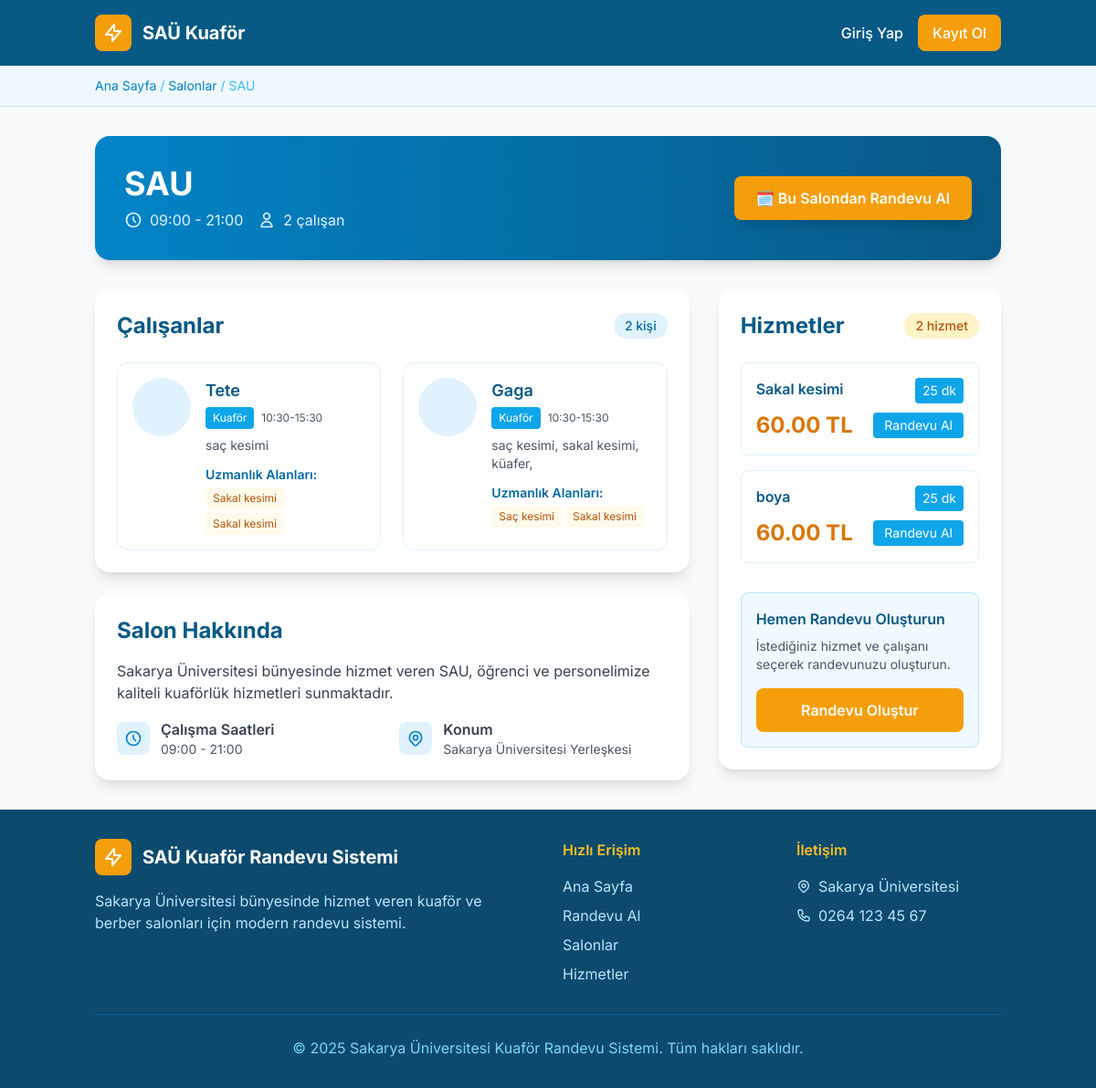
Page /salon/2/ on the committed database.
### salon/models.py (models this page shows, shortened)
class Salon(models.Model):
    name = models.CharField(max_length=100)
    working_start = models.TimeField()
    working_end = models.TimeField()
    address = models.TextField(blank=True)
    phone = models.CharField(max_length=20, blank=True)
    description = models.TextField(blank=True)
    employees = models.ManyToManyField(Employee, blank=True)

class Service(models.Model):
    salon = models.ForeignKey(Salon, on_delete=models.CASCADE)
    name = models.CharField(max_length=100)
    duration = models.IntegerField()  # dakika
    price = models.DecimalField(max_digits=8, decimal_places=2)

### accounts/models.py (models this page shows, shortened)
class Employee(models.Model):
    ROLE_CHOICES = [
        ('barber', 'Berber'),
        ('hairdresser', 'Kuaför'),
    ]
    user = models.OneToOneField(User, on_delete=models.CASCADE)
    role = models.CharField(max_length=20, choices=ROLE_CHOICES)
    phone = models.CharField(max_length=20)
    skills = models.CharField(max_length=255, blank=True)
    availability_start = models.TimeField(null=True, blank=True)
    availability_end = models.TimeField(null=True, blank=True)
    services = models.ManyToManyField('salon.Service', blank=True)

### salon/views.py (the view)
# urls.py: path('salon/<int:pk>/', views.salon_detail, name='salon_detail'),
def salon_detail(request, pk):
    salon = get_object_or_404(Salon, pk=pk)
    return render(request, 'salon_detail.html', {'salon': salon})

### templates/salon_detail.html (shortened to what this page needs)
{% extends 'base.html' %}
{% block breadcrumb_items %}
<span class="text-sakarya-blue-400">/ </span>
<a href="{% url 'home' %}" class="text-sakarya-blue-600 hover:text-sakarya-blue-800 transition-colors">Salonlar</a>
<span class="text-sakarya-blue-400"> / {{ salon.name }}</span>
{% endblock %}
{% block content %}
<div class="max-w-6xl mx-auto">
    <div class="bg-white rounded-2xl shadow-lg overflow-hidden mb-8">
        <div class="bg-gradient-to-r from-sakarya-blue-600 to-sakarya-blue-800 p-8 text-white">
            <div class="flex flex-col md:flex-row justify-between items-start md:items-center">
                <div>
                    <h1 class="text-3xl md:text-4xl font-bold mb-2">{{ salon.name }}</h1>
                    <div class="flex items-center space-x-4 text-sakarya-blue-100">
                        <div class="flex items-center">
                            <svg class="w-5 h-5 mr-2" fill="none" stroke="currentColor" viewBox="0 0 24 24">
                                <path stroke-linecap="round" stroke-linejoin="round" stroke-width="2" d="M12 8v4l3 3m6-3a9 9 0 11-18 0 9 9 0 0118 0z"/>
                            </svg>
                            <span>{{ salon.working_start|time:"H:i" }} - {{ salon.working_end|time:"H:i" }}</span>
                        </div>
                        <div class="flex items-center">
                            <svg class="w-5 h-5 mr-2" fill="none" stroke="currentColor" viewBox="0 0 24 24">
                                <path stroke-linecap="round" stroke-linejoin="round" stroke-width="2" d="M16 7a4 4 0 11-8 0 4 4 0 018 0zM12 14a7 7 0 00-7 7h14a7 7 0 00-7-7z"/>
                            </svg>
                            <span>{{ salon.employees.count }} çalışan</span>
                        </div>
                    </div>
                </div>
                <a href="{% url 'appointment_create' %}?salon={{ salon.id }}"
                   class="mt-4 md:mt-0 bg-sakarya-gold-500 hover:bg-sakarya-gold-600 text-white px-6 py-3 rounded-lg font-semibold transition-all duration-300 transform hover:scale-105 shadow-lg">
                    🗓️ Bu Salondan Randevu Al
                </a>
            </div>
        </div>
    </div>
    <div class="grid grid-cols-1 lg:grid-cols-3 gap-8">
        <div class="lg:col-span-2">
            <div class="bg-white rounded-2xl shadow-lg p-6 mb-6">
                <div class="flex justify-between items-center mb-6">
                    <h2 class="text-2xl font-bold text-sakarya-blue-800">Çalışanlar</h2>
                    <span class="bg-sakarya-blue-100 text-sakarya-blue-700 px-3 py-1 rounded-full text-sm font-medium">
                        {{ salon.employees.count }} kişi
                    </span>
                </div>
                {% if salon.employees.all %}
                <div class="grid grid-cols-1 md:grid-cols-2 gap-6">
                    {% for emp in salon.employees.all %}
                    <div class="border border-sakarya-blue-100 rounded-xl p-4 hover:shadow-md transition-shadow">
                        <div class="flex items-start space-x-4">
                            <div class="flex-shrink-0">
                                <div class="w-16 h-16 bg-sakarya-blue-100 rounded-full flex items-center justify-center">
                                </div>
                            </div>
                            <div class="flex-grow">
                                <h3 class="font-semibold text-lg text-sakarya-blue-800">
                                    {{ emp.user.get_full_name|default:emp.user.username }}
                                </h3>
                                <div class="flex items-center space-x-2 mt-1">
                                    <span class="bg-sakarya-blue-500 text-white px-2 py-1 rounded text-xs">
                                        {{ emp.get_role_display }}
                                    </span>
                                    {% if emp.availability_start and emp.availability_end %}
                                    <span class="text-xs text-gray-600">
                                        {{ emp.availability_start|time:"H:i" }}-{{ emp.availability_end|time:"H:i" }}
                                    </span>
                                    {% endif %}
                                </div>
                                {% if emp.skills %}
                                <div class="mt-2">
                                    <p class="text-sm text-gray-600">{{ emp.skills }}</p>
                                </div>
                                {% endif %}
                                {% if emp.services.all %}
                                <div class="mt-3">
                                    <h4 class="text-sm font-semibold text-sakarya-blue-700 mb-1">Uzmanlık Alanları:</h4>
                                    <div class="flex flex-wrap gap-1">
                                        {% for service in emp.services.all|slice:":3" %}
                                        <span class="bg-sakarya-gold-50 text-sakarya-gold-700 px-2 py-1 rounded text-xs">
                                            {{ service.name }}
                                        </span>
                                        {% endfor %}
                                    </div>
                                </div>
                                {% endif %}
                            </div>
                        </div>
                    </div>
                    {% endfor %}
                </div>
                {% endif %}
            </div>
            <div class="bg-white rounded-2xl shadow-lg p-6">
                <h2 class="text-2xl font-bold text-sakarya-blue-800 mb-4">Salon Hakkında</h2>
                <div class="space-y-4 text-gray-700">
                    <p>Sakarya Üniversitesi bünyesinde hizmet veren {{ salon.name }}, öğrenci ve personelimize kaliteli kuaförlük hizmetleri sunmaktadır.</p>
                    <div class="grid grid-cols-1 md:grid-cols-2 gap-4 mt-6">
                        <div class="flex items-center space-x-3">
                            <div class="bg-sakarya-blue-100 p-2 rounded-lg">
                                <svg class="w-5 h-5 text-sakarya-blue-600" fill="none" stroke="currentColor" viewBox="0 0 24 24">
                                    <path stroke-linecap="round" stroke-linejoin="round" stroke-width="2" d="M12 8v4l3 3m6-3a9 9 0 11-18 0 9 9 0 0118 0z"/>
                                </svg>
                            </div>
                            <div>
                                <p class="font-semibold">Çalışma Saatleri</p>
                                <p class="text-sm text-gray-600">{{ salon.working_start|time:"H:i" }} - {{ salon.working_end|time:"H:i" }}</p>
                            </div>
                        </div>
                        <div class="flex items-center space-x-3">
                            <div class="bg-sakarya-blue-100 p-2 rounded-lg">
                            </div>
                            <div>
                                <p class="font-semibold">Konum</p>
                                <p class="text-sm text-gray-600">Sakarya Üniversitesi Yerleşkesi</p>
                            </div>
                        </div>
                    </div>
                </div>
            </div>
        </div>
        <div class="lg:col-span-1">
            <div class="bg-white rounded-2xl shadow-lg p-6 sticky top-6">
                <div class="flex justify-between items-center mb-6">
                    <h2 class="text-2xl font-bold text-sakarya-blue-800">Hizmetler</h2>
                    <span class="bg-sakarya-gold-100 text-sakarya-gold-700 px-3 py-1 rounded-full text-sm font-medium">
                        {{ salon.service_set.count }} hizmet
                    </span>
                </div>
                {% if salon.service_set.all %}
                <div class="space-y-4">
                    {% for service in salon.service_set.all %}
                    <div class="border border-sakarya-blue-100 rounded-lg p-4 hover:border-sakarya-blue-300 transition-colors">
                        <div class="flex justify-between items-start mb-2">
                            <h3 class="font-semibold text-sakarya-blue-800">{{ service.name }}</h3>
                            <span class="bg-sakarya-blue-500 text-white px-2 py-1 rounded text-sm">
                                {{ service.duration }} dk
                            </span>
                        </div>
                        <div class="flex justify-between items-center">
                            <span class="text-2xl font-bold text-sakarya-gold-600">{{ service.price }} TL</span>
                            <a href="{% url 'appointment_create' %}?salon={{ salon.id }}&service={{ service.id }}"
                               class="bg-sakarya-blue-500 hover:bg-sakarya-blue-600 text-white px-3 py-1 rounded text-sm transition-colors">
                                Randevu Al
                            </a>
                        </div>
                    </div>
                    {% endfor %}
                </div>
                {% endif %}
                <div class="mt-8 p-4 bg-sakarya-blue-50 rounded-lg border border-sakarya-blue-200">
                    <h3 class="font-semibold text-sakarya-blue-800 mb-2">Hemen Randevu Oluşturun</h3>
                    <p class="text-sm text-gray-600 mb-4">İstediğiniz hizmet ve çalışanı seçerek randevunuzu oluşturun.</p>
                    <a href="{% url 'appointment_create' %}?salon={{ salon.id }}"
                       class="w-full bg-sakarya-gold-500 hover:bg-sakarya-gold-600 text-white py-3 rounded-lg font-semibold transition-colors text-center block">
                        Randevu Oluştur
                    </a>
                </div>
            </div>
        </div>
    </div>
</div>
{% endblock %}

### rows in the picture
Salon: name "SAU", working_start "09:00", working_end "21:00", employees.count "2", service_set.count "2"
Employee: user.get_full_name "Tete", role "Kuaför", availability_start "10:30", availability_end "15:30", skills "saç kesimi"
Service: name "Sakal kesimi"
Service: name "Sakal kesimi", duration "25", price "60.00"
Employee: user.get_full_name "Gaga", role "Kuaför", availability_start "10:30", availability_end "15:30", skills "saç kesimi, sakal kesimi, küafer,"
Service: name "Saç kesimi"
Service: name "boya", duration "25", price "60.00"
